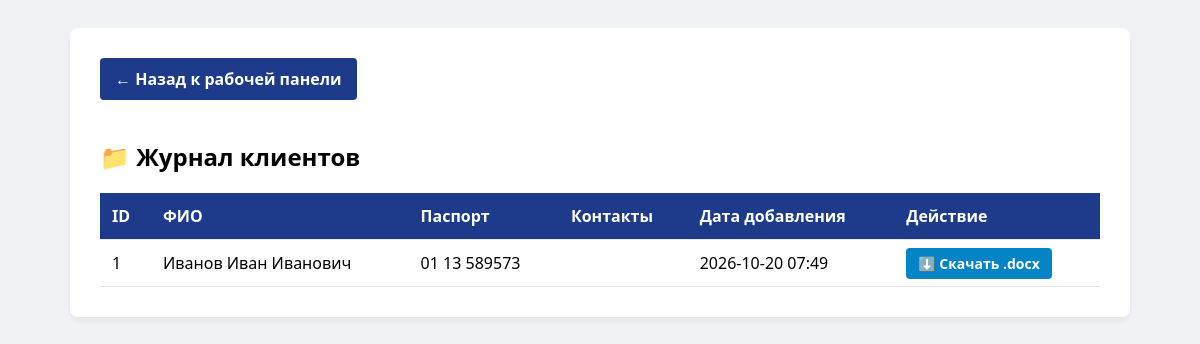
Page /journal on the committed database.
### tables this page shows
CREATE TABLE clients (
            id INTEGER PRIMARY KEY AUTOINCREMENT,
            full_name TEXT,
            series TEXT,
            number TEXT,
            created_at TIMESTAMP DEFAULT CURRENT_TIMESTAMP
        , phone TEXT, email TEXT);

### main.py (the view)
@app.get("/journal", response_class=HTMLResponse)
def view_journal(request: Request):
    conn = sqlite3.connect('notary.db')
    clients = conn.cursor().execute('SELECT id, full_name, series, number, phone, email, created_at FROM clients ORDER BY id DESC').fetchall()
    conn.close()
    return templates.TemplateResponse(request=request, name="journal.html", context={"clients": clients})

### templates/journal.html (shortened to what this page needs)
<!DOCTYPE html>
<html lang="ru">
<head>
</head>
<body>
    <div class="container">
        <a href="/" class="btn">← Назад к рабочей панели</a>
        <h2>📁 Журнал клиентов</h2>
        <table>
            <thead>
                <tr>
                    <th>ID</th>
                    <th>ФИО</th>
                    <th>Паспорт</th>
                    <th>Контакты</th>
                    <th>Дата добавления</th>
                    <th>Действие</th>
                </tr>
            </thead>
            <tbody>
                {% for client in clients %}
                <tr>
                    <td>{{ client[0] }}</td>
                    <td>{{ client[1] }}</td>
                    <td>{{ client[2] }} {{ client[3] }}</td>
                    <td>
                    </td>
                    <td>{{ client[6][:16] if client[6] else 'Нет данных' }}</td>
                    <td><a href="/download_docx/{{ client[0] }}" class="btn-doc">⬇️ Скачать .docx</a></td>
                </tr>
                {% endfor %}
            </tbody>
        </table>
    </div>
</body>
</html>

### templates/journal.html (style rules this page uses)
body { font-family: 'Segoe UI', sans-serif; background-color: #f0f2f5; padding: 20px; }
.container { max-width: 1000px; margin: 0 auto; background: white; padding: 30px; border-radius: 8px; box-shadow: 0 4px 6px rgba(0,0,0,0.05); }
table { width: 100%; border-collapse: collapse; margin-top: 20px; }
th, td { padding: 12px; text-align: left; border-bottom: 1px solid #e5e7eb; }
th { background-color: #1e3a8a; color: white; }
.btn { display: inline-block; padding: 10px 15px; background: #1e3a8a; color: white; text-decoration: none; border-radius: 4px; margin-bottom: 20px; font-weight: bold; }
.btn-doc { background: #0284c7; padding: 6px 12px; font-size: 14px; color: white; text-decoration: none; border-radius: 4px; font-weight: bold; }

### rows in the picture
clients: id "1", full_name "Иванов Иван Иванович", series "01 13", number "589573", created_at "2026-10-20 07:49"
